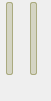
       <widget class="QWidget" name="_w_sound_music" native="true">
        <property name="geometry">
         <rect>
          <x>30</x>
          <y>40</y>
          <width>51</width>
          <height>101</height>
         </rect>
        </property>
        <property name="styleSheet">
         <string notr="true">#_w_sound_music
{
	background-color: rgba(0, 0, 0, 200);
	border-radius: 4px;
}

 QSlider::groove:vertical
 {
	border-radius: 2px;
	border: 1px solid rgb(170, 170, 127);
	background-color: rgba(170, 170, 127, 100);
	width: 5px;
 }
 QSlider::handle:vertical 
{
	border-image: url(:/stylesheet/slider_handle.png);
	width: 25 px;
	height: 25 px;
	margin: 0 -10px;
 }</string>
        </property>
        <layout class="QHBoxLayout" name="horizontalLayout_2">
         <property name="spacing">
          <number>2</number>
         </property>
         <property name="leftMargin">
          <number>2</number>
         </property>
         <property name="topMargin">
          <number>2</number>
         </property>
         <property name="rightMargin">
          <number>2</number>
         </property>
         <property name="bottomMargin">
          <number>2</number>
         </property>
         <item>
          <layout class="QVBoxLayout" name="verticalLayout_2">
           <item>
            <widget class="QSlider" name="_vs_sound">
             <property name="focusPolicy">
              <enum>Qt::ClickFocus</enum>
             </property>
             <property name="maximum">
              <number>100</number>
             </property>
             <property name="sliderPosition">
              <number>0</number>
             </property>
             <property name="orientation">
              <enum>Qt::Vertical</enum>
             </property>
            </widget>
           </item>
           <item>
            <widget class="QLabel" name="label">
             <property name="minimumSize">
              <size>
               <width>22</width>
               <height>22</height>
              </size>
             </property>
             <property name="maximumSize">
              <size>
               <width>22</width>
               <height>22</height>
              </size>
             </property>
             <property name="text">
              <string/>
             </property>
             <property name="pixmap">
              <pixmap resource="../resources/resources.qrc">:/icons/sound.png</pixmap>
             </property>
             <property name="scaledContents">
              <bool>true</bool>
             </property>
            </widget>
           </item>
          </layout>
         </item>
         <item>
          <layout class="QVBoxLayout" name="verticalLayout_3">
           <item>
            <widget class="QSlider" name="_vs_music">
             <property name="focusPolicy">
              <enum>Qt::ClickFocus</enum>
             </property>
             <property name="maximum">
              <number>100</number>
             </property>
             <property name="orientation">
              <enum>Qt::Vertical</enum>
             </property>
            </widget>
           </item>
           <item>
            <widget class="QLabel" name="label_2">
             <property name="minimumSize">
              <size>
               <width>22</width>
               <height>22</height>
              </size>
             </property>
             <property name="maximumSize">
              <size>
               <width>22</width>
               <height>22</height>
              </size>
             </property>
             <property name="text">
              <string/>
             </property>
             <property name="pixmap">
              <pixmap resource="../resources/resources.qrc">:/icons/music.png</pixmap>
             </property>
             <property name="scaledContents">
              <bool>true</bool>
             </property>
            </widget>
           </item>
          </layout>
         </item>
        </layout>
       </widget>
